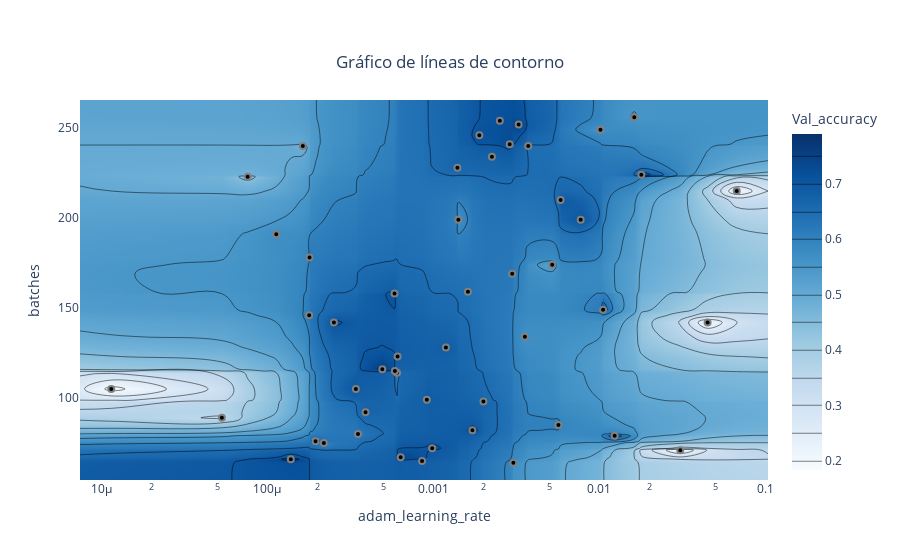

The notebook cell this image was saved under:
### Code cell
fig = optuna.visualization.plot_contour(study_CNN, params=["adam_learning_rate", "batches"],target_name="Val_accuracy")
config = {
  'toImageButtonOptions': {
    'format': 'png', # one of png, svg, jpeg, webp
    'filename': 'custom_image',
    'height': 500,
    'width': 1000,
    'scale':4 # Multiply title/legend/axis/canvas sizes by this factor
  }
}
fig.update_layout(title={
                    'text':"Gráfico de líneas de contorno",
                    'x':0.5, #Centrar el título horizontalmente
                    'y':0.90, #Posicionar el título en la parte superior
                    'xanchor': 'center',
                    'yanchor': 'top'})
fig.show( config=config)

### Figure 1 — Plotly figure (JSON) as saved in the notebook; plotly's stock layout.template omitted (floating-point values rounded to 4 significant figures; data arrays with more than 128 entries replaced by an {"elided": "..."} marker saying what was removed)
{"data": [{"colorbar": {"title": {"text": "Val_accuracy"}}, "colorscale": [[0, "rgb(247,251,255)"], [0.125, "rgb(222,235,247)"], [0.25, "rgb(198,219,239)"], [0.375, "rgb(158,202,225)"], [0.5, "rgb(107,174,214)"], [0.625, "rgb(66,146,198)"], [0.75, "rgb(33,113,181)"], [0.875, "rgb(8,81,156)"], [1, "rgb(8,48,107)"]], "connectgaps": true, "contours": {"coloring": "heatmap"}, "hoverinfo": "none", "line": {"smoothing": 1.3}, "reversescale": false, "type": "contour", "x": [7.466e-06, 1.152e-05, 5.335e-05, 7.624e-05, 0.0001134, 0.0001387, 0.0001638, 0.0001789, 0.0001798, 0.0001955, 0.0002192, 0.000252, 0.0003417, 0.000352, 0.0003907, 0.0004929, 0.0005839, 0.0005871, 0.0006046, 0.0006093, 0.0006359, 0.000855, 0.0009138, 0.0009838, 0.00119, 0.001396, 0.001414, 0.001615, 0.001718, 0.001892, 0.002003, 0.002252, 0.002513, 0.002881, 0.002983, 0.003032, 0.003262, 0.003556, 0.003725, 0.005195, 0.005663, 0.005835, 0.007707, 0.01014, 0.01051, 0.01234, 0.0162, 0.01786, 0.03065, 0.04476, 0.06702, 0.1034], "y": [54.4, 64, 65, 66, 67, 71, 72, 75, 76, 79, 80, 82, 85, 89, 92, 98, 99, 105, 114, 115, 116, 123, 128, 134, 142, 146, 149, 158, 159, 169, 174, 178, 191, 199, 210, 215, 223, 224, 228, 234, 240, 241, 246, 249, 252, 254, 256, 265.6], "z": {"elided": "48x52 float values"}}, {"marker": {"color": "black", "line": {"color": "Grey", "width": 2}}, "mode": "markers", "showlegend": false, "type": "scatter", "x": [0.01234, 0.0001955, 0.002881, 0.04476, 0.03065, 0.0001789, 7.624e-05, 0.01051, 0.0001798, 0.0001387, 1.152e-05, 0.001892, 0.001414, 0.003262, 0.0006046, 0.007707, 0.0004929, 0.005195, 0.06702, 0.0009138, 0.002983, 0.0006093, 0.0003907, 0.00119, 5.335e-05, 0.003556, 0.001615, 0.0006359, 0.0003417, 0.005663, 0.0162, 0.000855, 0.000352, 0.003032, 0.001718, 0.0005871, 0.0002192, 0.0001134, 0.01786, 0.002003, 0.0009838, 0.003725, 0.002252, 0.01014, 0.001396, 0.005835, 0.000252, 0.0005839, 0.002513, 0.0001638], "y": [79, 76, 241, 142, 71, 146, 223, 149, 178, 66, 105, 246, 199, 252, 114, 199, 116, 174, 215, 99, 169, 123, 92, 128, 89, 134, 159, 67, 105, 85, 256, 65, 80, 64, 82, 115, 75, 191, 224, 98, 72, 240, 234, 249, 228, 210, 142, 158, 254, 240]}], "layout": {"title": {"text": "Gráfico de líneas de contorno", "x": 0.5, "xanchor": "center", "y": 0.9, "yanchor": "top"}, "xaxis": {"range": [-5.127, -0.9855], "title": {"text": "adam_learning_rate"}, "type": "log"}, "yaxis": {"range": [54.4, 265.6], "title": {"text": "batches"}}}}
